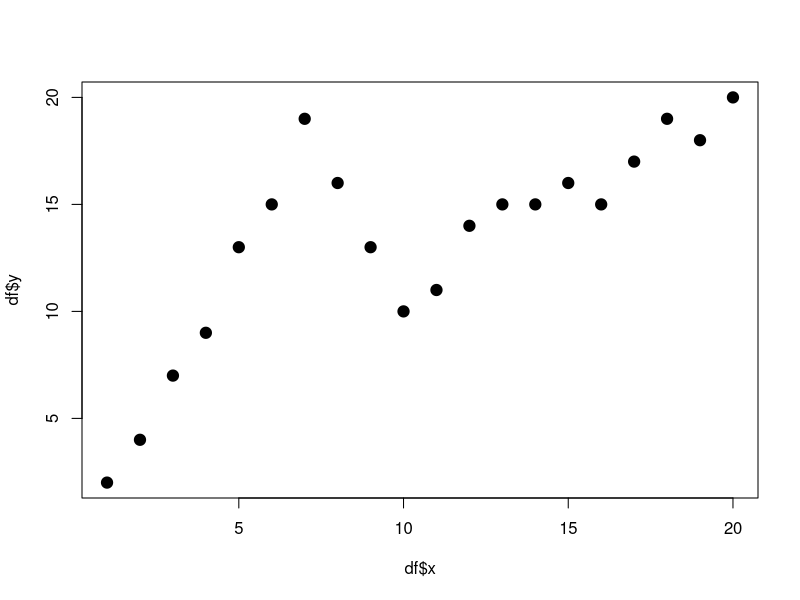
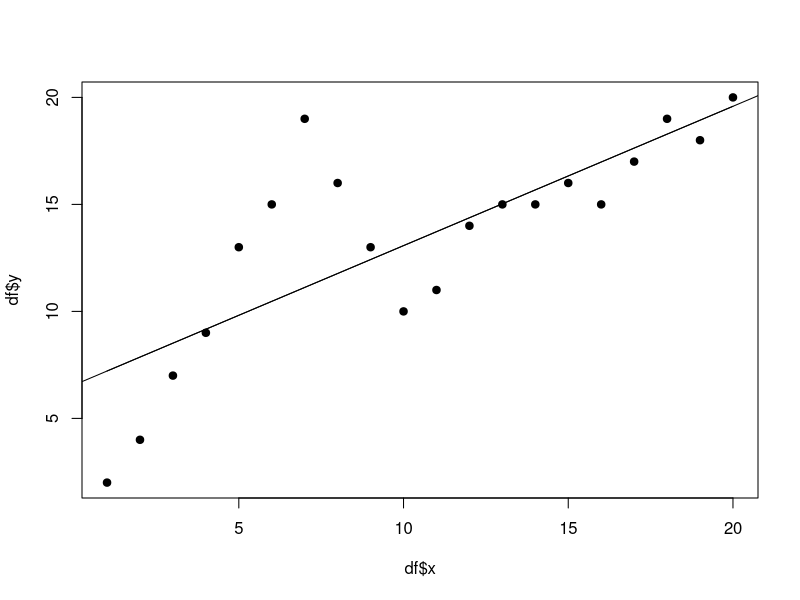
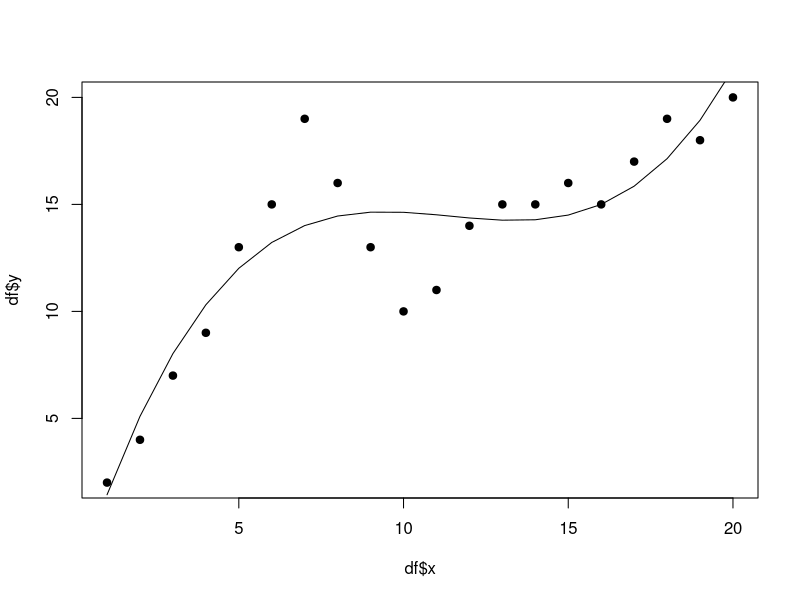

These figures' R source, in order:
df <- data.frame(x=1:20,
                 y=c(2, 4, 7, 9, 13, 15, 19, 16, 13, 10,
                     11, 14, 15, 15, 16, 15, 17, 19, 18, 20))

#view head of data frame
head(df)

#create scatterplot
plot(df$x, df$y, cex=1.5, pch=19)

#fit simple linear regression model
linear_fit <- lm(df$y ~ df$x)

#view model summary
summary(linear_fit)

#create scatterplot
plot(df$x, df$y, pch=19)
lines(df$x, linear_fit$fitted.values)

#add regression line to scatterplot
abline(linear_fit)

library(splines)

#fit spline regression model
spline_fit <- lm(df$y ~ bs(df$x))

#view summary of spline regression model
summary(spline_fit)

#create scatterplot
plot(df$x, df$y, pch=19)
lines(df$x, spline_fit$fitted.values)

